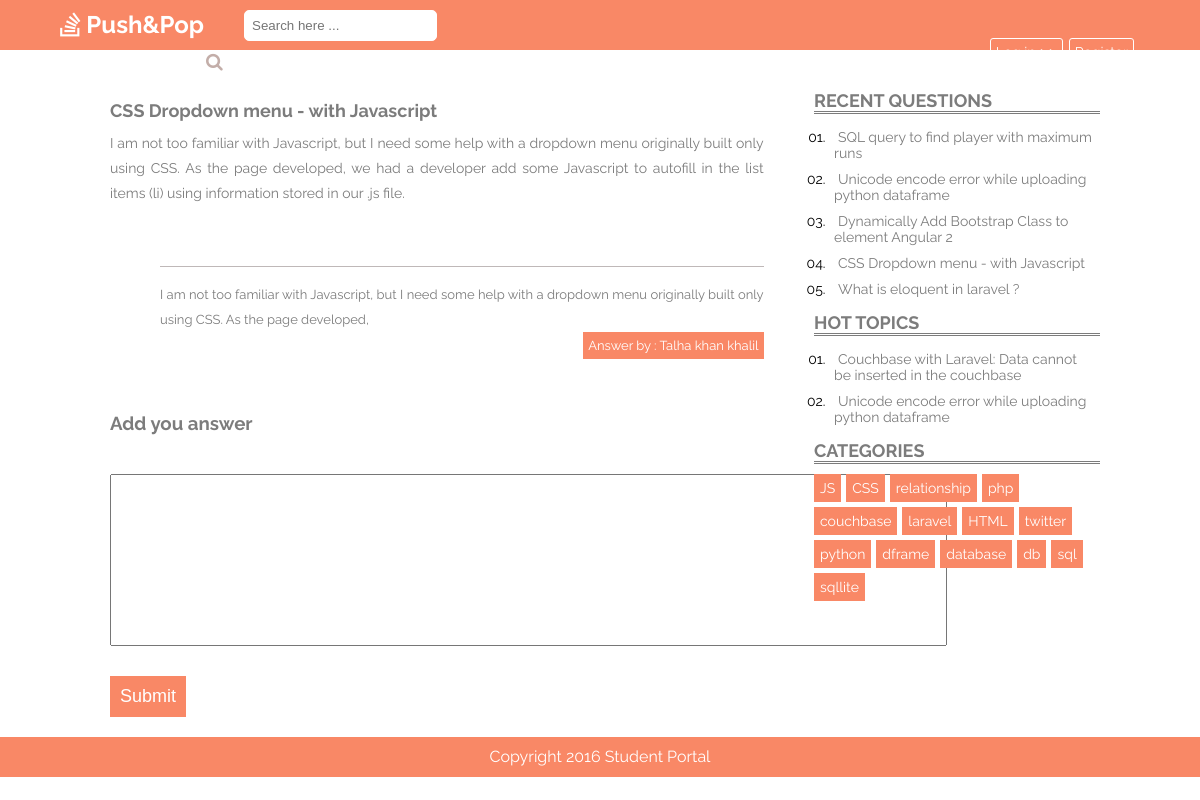
The page /single.php?id=14 on the database its author committed.
### tables this page shows
CREATE TABLE `question` (
  `id` int(10) NOT NULL,
  `user_id` int(10) NOT NULL,
  `title` varchar(120) NOT NULL,
  `description` varchar(1000) NOT NULL,
  `created_at` date NOT NULL
);

CREATE TABLE `answer` (
  `id` int(10) NOT NULL,
  `user_id` int(11) NOT NULL,
  `question_id` int(11) NOT NULL,
  `description` text NOT NULL
);

CREATE TABLE `user` (
  `id` int(10) NOT NULL,
  `name` varchar(55) NOT NULL,
  `email` varchar(55) NOT NULL,
  `qualification` varchar(55) NOT NULL,
  `profession` varchar(55) NOT NULL,
  `bio` varchar(55) NOT NULL,
  `website` varchar(55) NOT NULL,
  `password` varchar(55) NOT NULL
);

CREATE TABLE `tags` (
  `id` int(11) NOT NULL,
  `tag_name` varchar(55) NOT NULL
);

### components/php/questionClass.php (called while the page is built, shortened)
<?php
class question{
    public function getQuestion($id){
        global $pdo;
        $q = $pdo->prepare('SELECT * from question where id=?');
        $res = $q->execute(array($id));
        $q->setFetchMode(PDO::FETCH_ASSOC);
        $row = $q->fetch();
        return $row;
    }
}

### components/php/answerClass.php (called while the page is built, shortened)
<?php
class answer{
    public function getanswer($id){
        global $pdo;
        $q = $pdo->prepare('SELECT a.description, u.name from answer a join user u on a.user_id = u.id where question_id=?');
        $res = $q->execute(array($id));
        $q->setFetchMode(PDO::FETCH_ASSOC);
        if ($q->rowCount()){
            while($row = $q->fetch()){
                $anscollection[] = $row;
            }
            return $anscollection;
        }else {
            return 0;
        }
    }
}
?>

### components/php/sidebarClass.php (called while the page is built, shortened)
<?php
class sidebar{
    public function getTags(){
        global $pdo;
        $q = $pdo->query('SELECT * FROM tags');
        $tags = [];
        $res = $q->execute();
        $q->setFetchMode(PDO::FETCH_ASSOC);
        while($row = $q->fetch()){
            $tags[]=$row;
        }
        return $tags;
    }
    public function trendingQuestion(){
        global $pdo;
        $q = $pdo->query('SELECT * FROM question order by id desc limit 5');
        $rowsQuestion = [];
        $res = $q->execute();
        $q->setFetchMode(PDO::FETCH_ASSOC);
        while($row = $q->fetch()){
            $rowsQuestion[]=$row;
        }
        return $rowsQuestion;
    }
    public function hotQuestion(){
        global $pdo;
        $q = $pdo->query('select q.id,q.title, count(a.question_id) as rep from question q join answer a on q.id = a.question_id group by a.question_id having rep > 1 limit 10
');
        $rowsQuestion = [];
        $res = $q->execute();
        $q->setFetchMode(PDO::FETCH_ASSOC);
        while($row = $q->fetch()){
            $rowsQuestion[]=$row;
        }
        return $rowsQuestion;
    }
}
?>

### single.php (the view, shortened to what this page needs)
<?php
include "components/php/dbConnection.php";
include "components/php/questionClass.php";
include "components/php/answerClass.php";
include "components/php/sidebarClass.php";
$sidebarhandler = new sidebar();
$singleQuestion = new question();
$questionId = $_GET['id'];
$single = $singleQuestion->getQuestion($questionId);
$postAnswer = new answer();
$answer = $postAnswer->getAnswer($questionId);
?>
<?php include "components/php/header.php" ?>
<div class="wrapper">
    <div class="main-content">
        <div class="single-post">
            <h2 class="post-title"><?php echo $single['title'] ?></h2>
            <p class="description"><?php echo $single['description'] ?></p>
            <?php if($answer != 0) :?>
            <?php foreach($answer as $ans) : ?>
            <div class="single-post-footer">
                <div class="answer">
                    <p><?php echo $ans['description']?></p>
                    <div class="answer-by"><span>Answer by : </span><?php echo $ans['name']?></div>
                </div>
            </div>
            <?php endforeach ?>
            <?php endif ?>
            <div class="comment">
                <h3>Add you answer</h3>
                <form action="" method="post">
                    <textarea name="answer" id="" cols="100" rows="10" required></textarea>
                    <input type="submit" value="submit" name="submitAnswer">
                </form>
            </div>
        </div>
    </div>
    <?php include "components/php/sidebar.php" ?>
</div>
<?php include "components/php/footer.php" ?>

### components/php/sidebar.php
<?php
$tags = $sidebarhandler->getTags();
$trendingQuestion = $sidebarhandler->trendingQuestion();
$hotQuestion = $sidebarhandler->hotQuestion();
?>
<div class="sidebar">
    <div class="trending-topics">
        <h2>Recent Questions</h2>
        <ul>
            <?php foreach($trendingQuestion as $ques):?>
            <li><a href="single.php?id=<?php echo $ques['id']; ?>"><?php echo $ques['title']; ?></a></li>
            <?php endforeach ?>
        </ul>
    </div>
    <div class="trending-topics">
        <h2>Hot Topics</h2>
        <ul>
            <?php foreach($hotQuestion as $ques):?>
            <li><a href="single.php?id=<?php echo $ques['id']; ?>"><?php echo $ques['title']; ?></a></li>
            <?php endforeach ?>
        </ul>
    </div>
    <div class="categories-widget">
        <h2>Categories</h2>
        <ul class="cats">
            <?php foreach($tags as $tag):?>
            <li><a href="singleCat.php?id=<?php echo $tag['id']; ?>"><?php echo $tag['tag_name']; ?></a></li>
            <?php endforeach ?>
        </ul>
    </div>
</div>

### styles.css (style rules this page uses)
* { margin: 0px; padding: 0px; }
body { font-family: 'Raleway', sans-serif; }
.wrapper { width: 85%; margin: 0 auto; margin-top: 80px; }
.main-content { float:left; width:68%; }
h2.post-title { font-size: 18px; margin-bottom: 10px; display: inline-block; color: #7c7c7c; }
p.description { font-size: 14px; line-height: 25px; }
.sidebar { width: 30%; float : right; font-size:14px; }
.sidebar div { margin: 10px; }
.sidebar h2 { color: #7c7c7c; margin-bottom: 10px; font-size: 18px; text-transform: uppercase; border-bottom: 3px double #7c7c7c; }
.trending-topics ul { list-style-type: decimal-leading-zero; margin-left:15px; }
.trending-topics ul li { padding:5px; }
.categories-widget ul li a { background: #F98866; float: left; margin-right: 5px; margin-bottom: 5px; color: #FFF; text-decoration: none; }
.categories-widget ul { list-style: none; }
.categories-widget ul li a { padding:5px; background:#F98866; border: 1px solid #F98866; }
.sidebar .trending-topics a { text-decoration: none; color:#7c7c7c; padding:4px; }
.single-post { margin:20px; color:#7c7c7c; text-align: justify; }
.single-post-footer { margin-left:50px; margin-top:60px; padding-top:15px; margin-bottom:50px; line-height: 25px; border-top: 1px solid #bfb8b8; }
div.answer-by { float: right; background:#F98866; padding:1px 5px 1px 5px; color:white; }
div.answer:before { content:close-quote; }
div.answer { font-size: 13px; }
div.comment { margin-top:80px; }
.comment h3 { margin-bottom:40px; }
.comment textarea { resize:none; padding:10px; }
.comment input { background: #F98866; padding: 9px; cursor: pointer; color:white; margin-top:30px; font-size: 18px; text-transform: capitalize; border:1px solid #F98866; }

### rows shown on the page
question: title "CSS Dropdown menu - with Javascript", description "I am not too familiar with Javascript, but I need some help with a dropdown menu originally built only using CSS. As the page developed, we had a developer add some Javascript to autofill in the list items (li) using information stored in our .js file."
answer: description "I am not too familiar with Javascript, but I need some help with a dropdown menu originally built only using CSS. As the page developed,", user.name "Talha khan khalil"
question: title "SQL query to find player with maximum runs"
question: title "Unicode encode error while uploading python dataframe"
question: title "Dynamically Add Bootstrap Class to element Angular 2"
question: title "What is eloquent in laravel ?"
question: title "Couchbase with Laravel: Data cannot be inserted in the couchbase"
tags: tag_name "JS"
tags: tag_name "CSS"
tags: tag_name "relationship"
tags: tag_name "php"
tags: tag_name "couchbase"
tags: tag_name "laravel"
tags: tag_name "HTML"
tags: tag_name "twitter"
tags: tag_name "python"
tags: tag_name "dframe"
tags: tag_name "database"
tags: tag_name "db"
tags: tag_name "sql"
tags: tag_name "sqllite"
